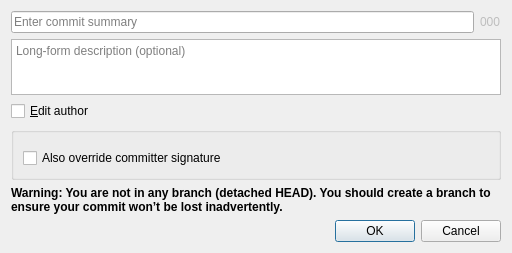
<?xml version="1.0" encoding="UTF-8"?>
<ui version="4.0">
 <class>CommitDialog</class>
 <widget class="QDialog" name="CommitDialog">
  <property name="geometry">
   <rect>
    <x>0</x>
    <y>0</y>
    <width>512</width>
    <height>208</height>
   </rect>
  </property>
  <property name="windowTitle">
   <string>Commit</string>
  </property>
  <property name="modal">
   <bool>true</bool>
  </property>
  <layout class="QVBoxLayout" name="verticalLayout">
   <item>
    <layout class="QHBoxLayout" name="summaryRowLayout">
     <item>
      <widget class="QLineEdit" name="summaryEditor">
       <property name="placeholderText">
        <string>Enter commit summary</string>
       </property>
      </widget>
     </item>
     <item>
      <widget class="QLabel" name="counterLabel">
       <property name="enabled">
        <bool>false</bool>
       </property>
       <property name="text">
        <string notr="true">000</string>
       </property>
      </widget>
     </item>
    </layout>
   </item>
   <item>
    <widget class="QPlainTextEdit" name="descriptionEditor">
     <property name="tabChangesFocus">
      <bool>true</bool>
     </property>
     <property name="placeholderText">
      <string>Long-form description (optional)</string>
     </property>
    </widget>
   </item>
   <item>
    <widget class="QCheckBox" name="revealAuthor">
     <property name="text">
      <string>&amp;Edit author</string>
     </property>
     <property name="checked">
      <bool>false</bool>
     </property>
    </widget>
   </item>
   <item>
    <widget class="QGroupBox" name="authorGroupBox">
     <property name="enabled">
      <bool>true</bool>
     </property>
     <property name="title">
      <string/>
     </property>
     <property name="flat">
      <bool>false</bool>
     </property>
     <property name="checkable">
      <bool>false</bool>
     </property>
     <layout class="QVBoxLayout" name="verticalLayout_2">
      <item>
       <widget class="SignatureForm" name="authorSignature" native="true"/>
      </item>
      <item>
       <widget class="QCheckBox" name="overrideCommitterSignature">
        <property name="toolTip">
         <string>&lt;p&gt;Check this to use the same custom signature for the author and committer.&lt;/p&gt;
&lt;p&gt;If you uncheck this, only the author will be overridden, and the committer will be set to: {0}.&lt;/p&gt;</string>
        </property>
        <property name="text">
         <string>Also override committer signature</string>
        </property>
        <property name="checked">
         <bool>false</bool>
        </property>
       </widget>
      </item>
     </layout>
    </widget>
   </item>
   <item>
    <widget class="QLabel" name="detachedHeadWarning">
     <property name="font">
      <font>
       <bold>true</bold>
      </font>
     </property>
     <property name="text">
      <string>Warning: You are not in any branch (detached HEAD). You should create a branch to ensure your commit won’t be lost inadvertently.</string>
     </property>
     <property name="wordWrap">
      <bool>true</bool>
     </property>
    </widget>
   </item>
   <item>
    <widget class="QDialogButtonBox" name="buttonBox">
     <property name="orientation">
      <enum>Qt::Horizontal</enum>
     </property>
     <property name="standardButtons">
      <set>QDialogButtonBox::Cancel|QDialogButtonBox::Ok</set>
     </property>
     <property name="centerButtons">
      <bool>false</bool>
     </property>
    </widget>
   </item>
  </layout>
 </widget>
 <customwidgets>
  <customwidget>
   <class>SignatureForm</class>
   <extends>QWidget</extends>
   <header>gitfourchette.forms.signatureform</header>
   <container>1</container>
  </customwidget>
 </customwidgets>
 <tabstops>
  <tabstop>summaryEditor</tabstop>
  <tabstop>descriptionEditor</tabstop>
 </tabstops>
 <resources/>
 <connections>
  <connection>
   <sender>buttonBox</sender>
   <signal>accepted()</signal>
   <receiver>CommitDialog</receiver>
   <slot>accept()</slot>
   <hints>
    <hint type="sourcelabel">
     <x>198</x>
     <y>213</y>
    </hint>
    <hint type="destinationlabel">
     <x>157</x>
     <y>222</y>
    </hint>
   </hints>
  </connection>
  <connection>
   <sender>buttonBox</sender>
   <signal>rejected()</signal>
   <receiver>CommitDialog</receiver>
   <slot>reject()</slot>
   <hints>
    <hint type="sourcelabel">
     <x>198</x>
     <y>213</y>
    </hint>
    <hint type="destinationlabel">
     <x>286</x>
     <y>222</y>
    </hint>
   </hints>
  </connection>
  <connection>
   <sender>revealAuthor</sender>
   <signal>toggled(bool)</signal>
   <receiver>authorGroupBox</receiver>
   <slot>setVisible(bool)</slot>
   <hints>
    <hint type="sourcelabel">
     <x>106</x>
     <y>119</y>
    </hint>
    <hint type="destinationlabel">
     <x>107</x>
     <y>145</y>
    </hint>
   </hints>
  </connection>
  <connection>
   <sender>revealAuthor</sender>
   <signal>toggled(bool)</signal>
   <receiver>authorGroupBox</receiver>
   <slot>setEnabled(bool)</slot>
   <hints>
    <hint type="sourcelabel">
     <x>139</x>
     <y>108</y>
    </hint>
    <hint type="destinationlabel">
     <x>156</x>
     <y>134</y>
    </hint>
   </hints>
  </connection>
 </connections>
</ui>
